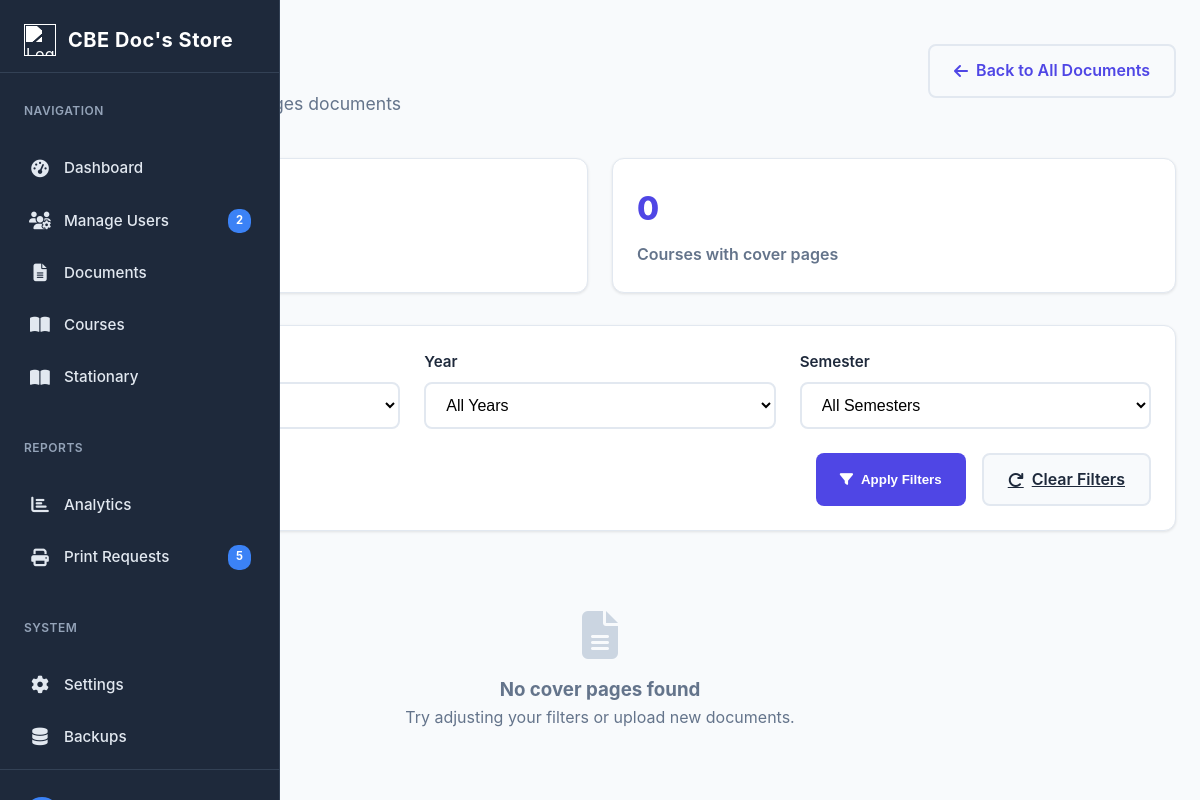
The page /admin/category_cover_pages.php on the database as committed earlier.
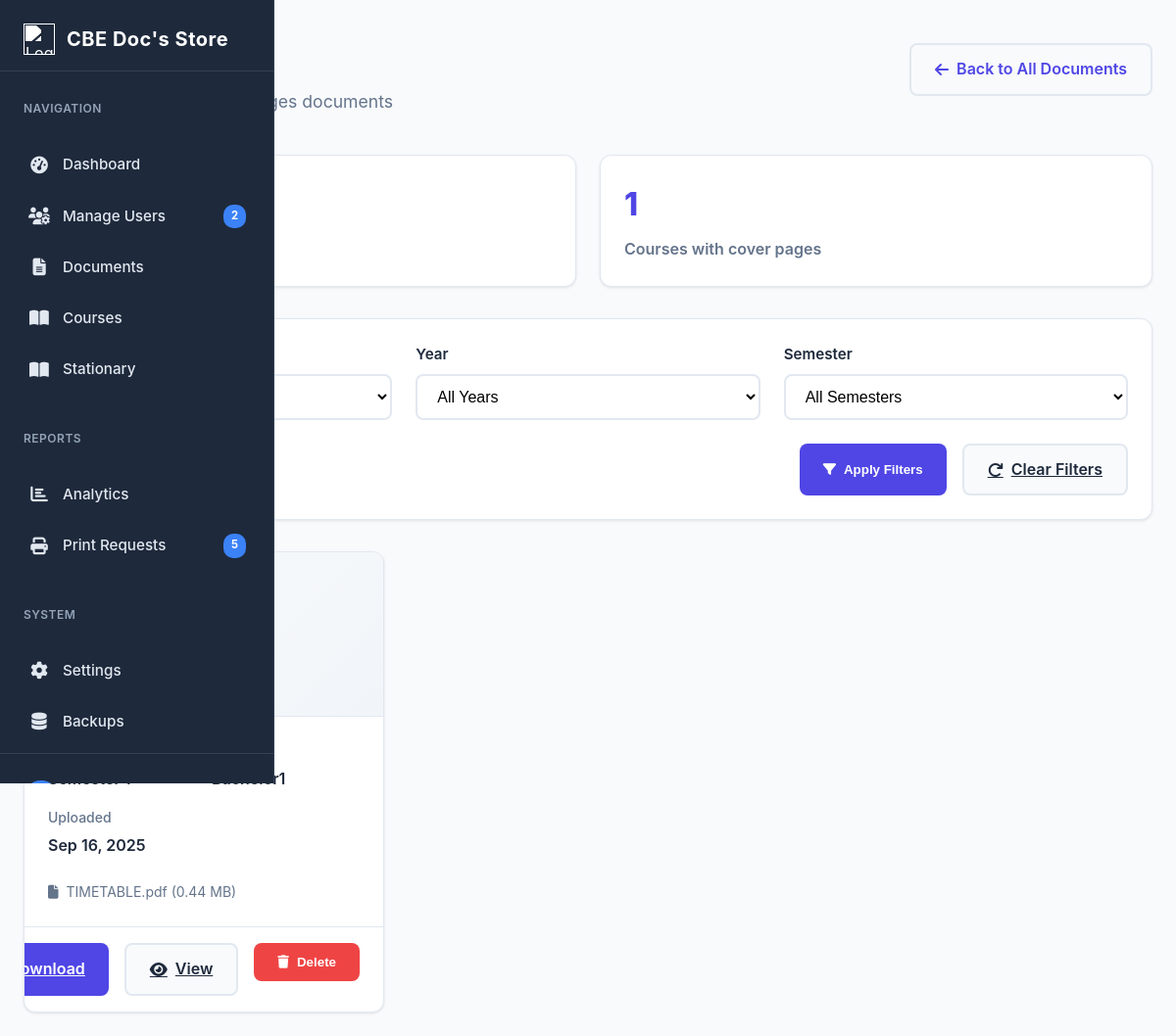
The same page on the database as committed later.
### tables this page shows
CREATE TABLE `sem1_bachelor1_documents` (
  `doc_id` int(11) NOT NULL,
  `course_id` int(11) NOT NULL,
  `doc_type` varchar(50) NOT NULL,
  `title` varchar(255) NOT NULL,
  `description` text DEFAULT NULL,
  `file_path` varchar(255) NOT NULL,
  `file_name` varchar(255) NOT NULL,
  `file_size` int(11) NOT NULL,
  `file_type` varchar(20) NOT NULL,
  `level` varchar(20) NOT NULL,
  `uploaded_at` timestamp NULL DEFAULT current_timestamp(),
  `uploaded_by` int(11) DEFAULT NULL,
  `download_count` int(11) DEFAULT 0
);

### admin/category_cover_pages.php (the view, shortened to what this page needs)
<?php
include("../connection.php");
include("sidebar.php");
$current_file = basename(__FILE__, '.php');
$doc_type = str_replace('category_', '', $current_file);
$valid_types = [
    'lecture_notes' => ['icon' => 'fa-file-alt', 'name' => 'Lecture Notes'],
    'study_guides' => ['icon' => 'fa-book', 'name' => 'Study Guides'],
    'assignments' => ['icon' => 'fa-tasks', 'name' => 'Assignments'],
    'past_exams' => ['icon' => 'fa-question-circle', 'name' => 'Past Exams'],
    'case_studies' => ['icon' => 'fa-chart-bar', 'name' => 'Case Studies'],
    'projects' => ['icon' => 'fa-project-diagram', 'name' => 'Projects'],
    'field' => ['icon' => 'fa-map-marker-alt', 'name' => 'Field Reports'],
    'cover_pages' => ['icon' => 'fa-file-image', 'name' => 'Cover Pages']
];
$where_conditions = ["doc_type = ?"];
$query_params = [$doc_type];
$all_documents = [];
$semester_tables = [];
$levels = ['certificate', 'diploma1', 'diploma2', 'bachelor1', 'bachelor2', 'bachelor3'];
$semesters = ['1', '2'];
foreach ($semesters as $semester_val) {
    foreach ($levels as $level_val) {
        $table_name = 'sem' . $semester_val . '_' . $level_val . '_documents';
        $semester_tables[] = $table_name;
    }
}
foreach ($semester_tables as $table) {
    $table_check = $conn->query("SHOW TABLES LIKE '$table'");
    if ($table_check->num_rows > 0) {
        $query = "SELECT d.*, '$table' as source_table,
                 c.course_code, c.course_name
                 FROM $table d
                 LEFT JOIN courses c ON d.course_id = c.course_id";
        if (!empty($where_conditions)) {
            $query .= " WHERE " . implode(" AND ", $where_conditions);
        }
        $query .= " ORDER BY d.uploaded_at DESC";
        $stmt = $conn->prepare($query);
        if ($stmt) {
            if (!empty($query_params)) {
                $types = str_repeat('s', count($query_params));
                $stmt->bind_param($types, ...$query_params);
            }
            $stmt->execute();
            $result = $stmt->get_result();
            if ($result->num_rows > 0) {
                while ($row = $result->fetch_assoc()) {
                    preg_match('/sem(\d)_(\w+)_documents/', $table, $matches);
                    if (count($matches) === 3) {
                        $row['semester'] = $matches[1];
                        $row['level'] = $matches[2];
                    }
                    $all_documents[] = $row;
                }
            }
        }
    }
}
?>
<!DOCTYPE html>
<html lang="en">
<head>
    <link rel="stylesheet" href="https://cdnjs.cloudflare.com/ajax/libs/font-awesome/6.4.0/css/all.min.css">
</head>
<body>
    <?php include('sidebar.php'); ?>
    <main class="main-content">
        <div class="page-header">
            <div>
                <h1 class="page-title"><?php echo $valid_types[$doc_type]['name']; ?></h1>
                <p class="page-subtitle">View and manage all <?php echo strtolower($valid_types[$doc_type]['name']); ?> documents</p>
            </div>
            <a href="manage_documents.php" class="back-link">
                <i class="fas fa-arrow-left"></i> Back to All Documents
            </a>
        </div>
        <div class="stats-bar">
            <div class="stat-card">
                <div class="stat-value"><?php echo count($all_documents); ?></div>
                <div class="stat-label">Total <?php echo $valid_types[$doc_type]['name']; ?></div>
            </div>
            <div class="stat-card">
                <div class="stat-value"><?php
                    $unique_courses = [];
                    foreach ($all_documents as $doc) {
                        if (!in_array($doc['course_id'], $unique_courses)) {
                            $unique_courses[] = $doc['course_id'];
                        }
                    }
                    echo count($unique_courses);
                ?></div>
                <div class="stat-label">Courses with <?php echo strtolower($valid_types[$doc_type]['name']); ?></div>
            </div>
        </div>
        <div class="filters-container">
            <form method="GET" action="<?php echo basename(__FILE__); ?>">
                <div class="filter-row">
                    <div class="filter-group">
                        <label class="filter-label">Course</label>
                    </div>
                    <div class="filter-group">
                        <label class="filter-label">Year</label>
                        <select name="year" class="filter-select">
                            <option value="">All Years</option>
                        </select>
                    </div>
                    <div class="filter-group">
                        <label class="filter-label">Semester</label>
                        <select name="semester" class="filter-select">
                            <option value="">All Semesters</option>
                        </select>
                    </div>
                </div>
                <div class="filter-actions">
                    <button type="submit" class="btn btn-primary">
                        <i class="fas fa-filter"></i> Apply Filters
                    </button>
                    <a href="<?php echo basename(__FILE__); ?>" class="btn btn-secondary">
                        <i class="fas fa-redo"></i> Clear Filters
                    </a>
                </div>
            </form>
        </div>
        <div class="documents-grid">
            <?php if (empty($all_documents)): ?>
                <div class="no-documents">
                    <i class="fas fa-file-alt"></i>
                    <h3>No <?php echo strtolower($valid_types[$doc_type]['name']); ?> found</h3>
                    <p>Try adjusting your filters or upload new documents.</p>
                </div>
            <?php else: ?>
                <?php foreach ($all_documents as $document): ?>
                    <div class="document-card">
                        <div class="card-header">
                            <div class="doc-type-badge">
                            </div>
                            <h3 class="card-title"><?php echo htmlspecialchars($document['title']); ?></h3>
                            <p class="card-subtitle">
                            </p>
                        </div>
                        <div class="card-body">
                            <div class="doc-meta">
                                <div class="meta-item">
                                    <span class="meta-label">Semester</span>
                                    <span class="meta-value">Semester <?php echo $document['semester']; ?></span>
                                </div>
                                <div class="meta-item">
                                    <span class="meta-label">Level</span>
                                    <span class="meta-value"><?php echo ucfirst($document['level']); ?></span>
                                </div>
                                <div class="meta-item">
                                    <span class="meta-label">Uploaded</span>
                                    <span class="meta-value"><?php echo date('M j, Y', strtotime($document['uploaded_at'])); ?></span>
                                </div>
                            </div>
                            <div class="file-info">
                                <i class="fas fa-file"></i>
                                <?php echo htmlspecialchars($document['file_name']); ?>
                                (<?php echo round($document['file_size'] / 1024 / 1024, 2); ?> MB)
                            </div>
                        </div>
                        <div class="card-footer">
                            <a href="../admin/<?php echo htmlspecialchars($document['file_path']); ?>"
                               class="btn btn-primary" download>
                                <i class="fas fa-download"></i> Download
                            </a>
                            <a href="../admin/<?php echo htmlspecialchars($document['file_path']); ?>"
                               class="btn btn-secondary" target="_blank">
                                <i class="fas fa-eye"></i> View
                            </a>
                            <form method="POST" style="display: inline;">
                                <button type="submit" name="delete_document" class="btn btn-danger"
                                        onclick="return confirm('Are you sure you want to delete this document?')">
                                    <i class="fas fa-trash"></i> Delete
                                </button>
                            </form>
                        </div>
                    </div>
                <?php endforeach; ?>
            <?php endif; ?>
        </div>
    </main>
</body>
</html>

### admin/sidebar.php (shortened to what this page needs)
<?php
include("../connection.php");
$pending_print_count = 0;
$total_users_count = 0;
$pending_query = "SELECT COUNT(*) as count FROM print_jobs WHERE status = 'pending'";
$pending_result = $conn->query($pending_query);
if ($pending_result) {
    $pending_print_count = $pending_result->fetch_assoc()['count'];
}
$users_query = "SELECT COUNT(*) as count FROM users";
$users_result = $conn->query($users_query);
if ($users_result) {
    $total_users_count = $users_result->fetch_assoc()['count'];
}
?>
<div class="sidebar" id="sidebar">
    <div class="sidebar-logo">
        <img src="https://upload.wikimedia.org/wikipedia/commons/6/6b/Document_icon_%28white%29.svg" alt="Logo">
        <span>CBE Doc's Store</span>
    </div>
    <div class="sidebar-header">Navigation</div>
    <ul class="sidebar-menu">
        <li>
            <a href="admin_dashboard.php" class="<?php echo basename($_SERVER['PHP_SELF']) == 'admin_dashboard.php' ? 'active' : '' ?>">
                <i class="fas fa-tachometer-alt"></i>
                <span>Dashboard</span>
            </a>
        </li>
        <li>
            <a href="manage_users.php" class="<?php echo basename($_SERVER['PHP_SELF']) == 'manage_users.php' ? 'active' : '' ?>">
                <i class="fas fa-users-cog"></i>
                <span>Manage Users</span>
                <span class="badge"><?php echo $total_users_count; ?></span>
            </a>
        </li>
        <li>
            <a href="manage_documents.php" class="<?php echo basename($_SERVER['PHP_SELF']) == 'manage_documents.php' ? 'active' : '' ?>">
                <i class="fas fa-file-alt"></i>
                <span>Documents</span>
            </a>
        </li>
        <li>
            <a href="manage_courses.php" class="<?php echo basename($_SERVER['PHP_SELF']) == 'manage_courses.php' ? 'active' : '' ?>">
                <i class="fas fa-book-open"></i>
                <span>Courses</span>
            </a>
        </li>
        <li>
            <a href="admin_register_stationery.php" class="<?php echo basename($_SERVER['PHP_SELF']) == 'admin_register_stationery.php' ? 'active' : '' ?>">
                <i class="fas fa-book-open"></i>
                <span>Stationary</span>
            </a>
        </li>
    </ul>
    <div class="sidebar-header">Reports</div>
    <ul class="sidebar-menu">
        <li>
            <a href="reports.php" class="<?php echo basename($_SERVER['PHP_SELF']) == 'reports.php' ? 'active' : '' ?>">
                <i class="fas fa-chart-bar"></i>
                <span>Analytics</span>
            </a>
        </li>
        <li>
            <a href="print_requests.php" class="<?php echo basename($_SERVER['PHP_SELF']) == 'print_requests.php' ? 'active' : '' ?>">
                <i class="fas fa-print"></i>
                <span>Print Requests</span>
                <span class="badge"><?php echo $pending_print_count; ?></span>
            </a>
        </li>
    </ul>
    <div class="sidebar-header">System</div>
    <ul class="sidebar-menu">
        <li>
            <a href="system_settings.php" class="<?php echo basename($_SERVER['PHP_SELF']) == 'system_settings.php' ? 'active' : '' ?>">
                <i class="fas fa-cog"></i>
                <span>Settings</span>
            </a>
        </li>
        <li>
            <a href="backup.php" class="<?php echo basename($_SERVER['PHP_SELF']) == 'backup.php' ? 'active' : '' ?>">
                <i class="fas fa-database"></i>
                <span>Backups</span>
            </a>
        </li>
    </ul>
    <div class="sidebar-footer">
        <div class="user-profile">
            <div class="user-avatar"><?php echo substr($_SESSION['stationary_admin_name'] ?? 'AD', 0, 2); ?></div>
            <div class="user-info">
                <div class="user-name"><?php echo htmlspecialchars($_SESSION['stationary_admin_name'] ?? 'Admin User'); ?></div>
            </div>
        </div>
    </div>
</div>

### admin/sidebar.php (style rules this page uses)
:root { --sidebar-bg: #1e293b; --sidebar-active-bg: #334155; --sidebar-text: #e2e8f0; --sidebar-active-text: #ffffff; --sidebar-hover: #2c3e50; --sidebar-accent: #3b82f6; --sidebar-border: #334155; --sidebar-icon-size: 1.1rem; --sidebar-transition: all 0.3s cubic-bezier(0.4, 0, 0.2, 1); }
.sidebar { width: 280px; background: var(--sidebar-bg); color: var(--sidebar-text); height: 100vh; position: fixed; left: 0; top: 0; display: flex; flex-direction: column; z-index: 100; border-right: 1px solid var(--sidebar-border); transition: var(--sidebar-transition); overflow-y: auto; scrollbar-width: thin; scrollbar-color: var(--sidebar-accent) var(--sidebar-bg); }
.sidebar-logo { display: flex; align-items: center; padding: 1.5rem 1.5rem 1rem; border-bottom: 1px solid var(--sidebar-border); position: sticky; top: 0; background: var(--sidebar-bg); z-index: 10; }
.sidebar-logo img { height: 32px; width: 32px; object-fit: contain; margin-right: 12px; filter: brightness(0) invert(1); }
.sidebar-logo span { font-size: 1.25rem; font-weight: 700; color: white; letter-spacing: 0.5px; }
.sidebar-header { padding: 1.25rem 1.5rem 0.5rem; font-size: 0.75rem; font-weight: 600; text-transform: uppercase; letter-spacing: 0.5px; color: #94a3b8; margin-top: 0.5rem; }
.sidebar-menu { list-style: none; padding: 0.5rem 0.75rem; flex: 1; display: flex; flex-direction: column; gap: 0.25rem; margin-top: 0.5rem; }
.sidebar-menu li { width: 100%; position: relative; }
.sidebar-menu a { color: var(--sidebar-text); text-decoration: none; display: flex; align-items: center; padding: 0.75rem 1rem; transition: var(--sidebar-transition); font-size: 0.95rem; border-radius: 6px; gap: 0.75rem; font-weight: 500; position: relative; }
.sidebar-menu i { font-size: var(--sidebar-icon-size); width: 24px; display: flex; justify-content: center; align-items: center; }
.sidebar-menu .badge { margin-left: auto; background: var(--sidebar-accent); color: white; border-radius: 10px; padding: 0.2rem 0.5rem; font-size: 0.7rem; font-weight: 700; }
.sidebar-footer { padding: 1rem; border-top: 1px solid var(--sidebar-border); margin-top: auto; }
.user-profile { display: flex; align-items: center; gap: 0.75rem; padding: 0.5rem; border-radius: 6px; transition: var(--sidebar-transition); cursor: pointer; }
.user-avatar { width: 36px; height: 36px; border-radius: 50%; background: var(--sidebar-accent); display: flex; align-items: center; justify-content: center; color: white; font-weight: 600; font-size: 0.9rem; }
.user-info { flex: 1; overflow: hidden; }
.user-name { font-weight: 600; font-size: 0.9rem; white-space: nowrap; overflow: hidden; text-overflow: ellipsis; }

Rows that differ between the two databases and show on the page:
added sem1_bachelor1_documents: uploaded_at "Sep 16, 2025", file_name "TIMETABLE.pdf", $document['file_size']/1024/1024 "0.44"
Other text that changed with them:
count($unique_courses): "0" → "1"
$valid_types[$doc_type]['name']: "cover pages" → (not shown)
text no longer shown: "No found Try adjusting your filters or upload new documents."
